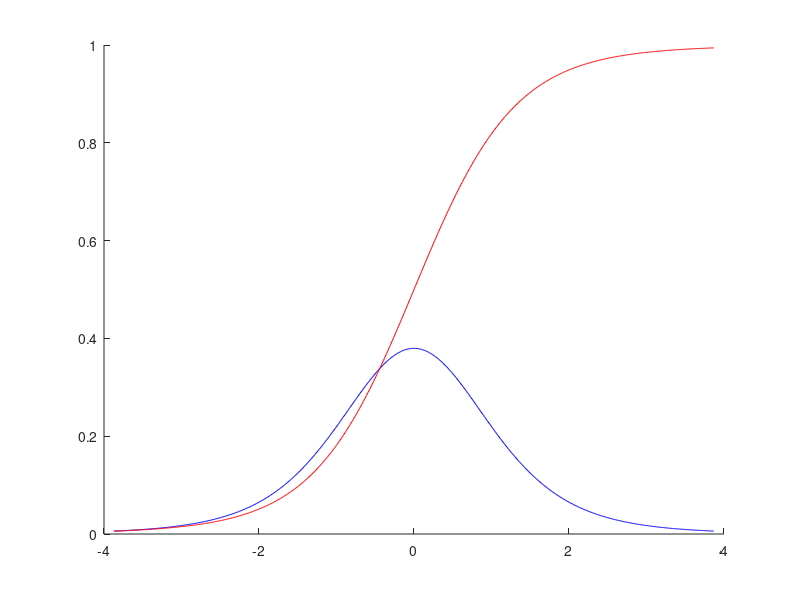

MATLAB code to generate this figure:
n=input("Dati n: ")

[m,v] = tstat(n);
sigma = sqrt(v);

x=m-3*sigma:0.01:m+3*sigma;
y1=tpdf(x,n);

hold on
plot(x,y1,'b')

y2=tcdf(x,n);
plot(x,y2,'r')